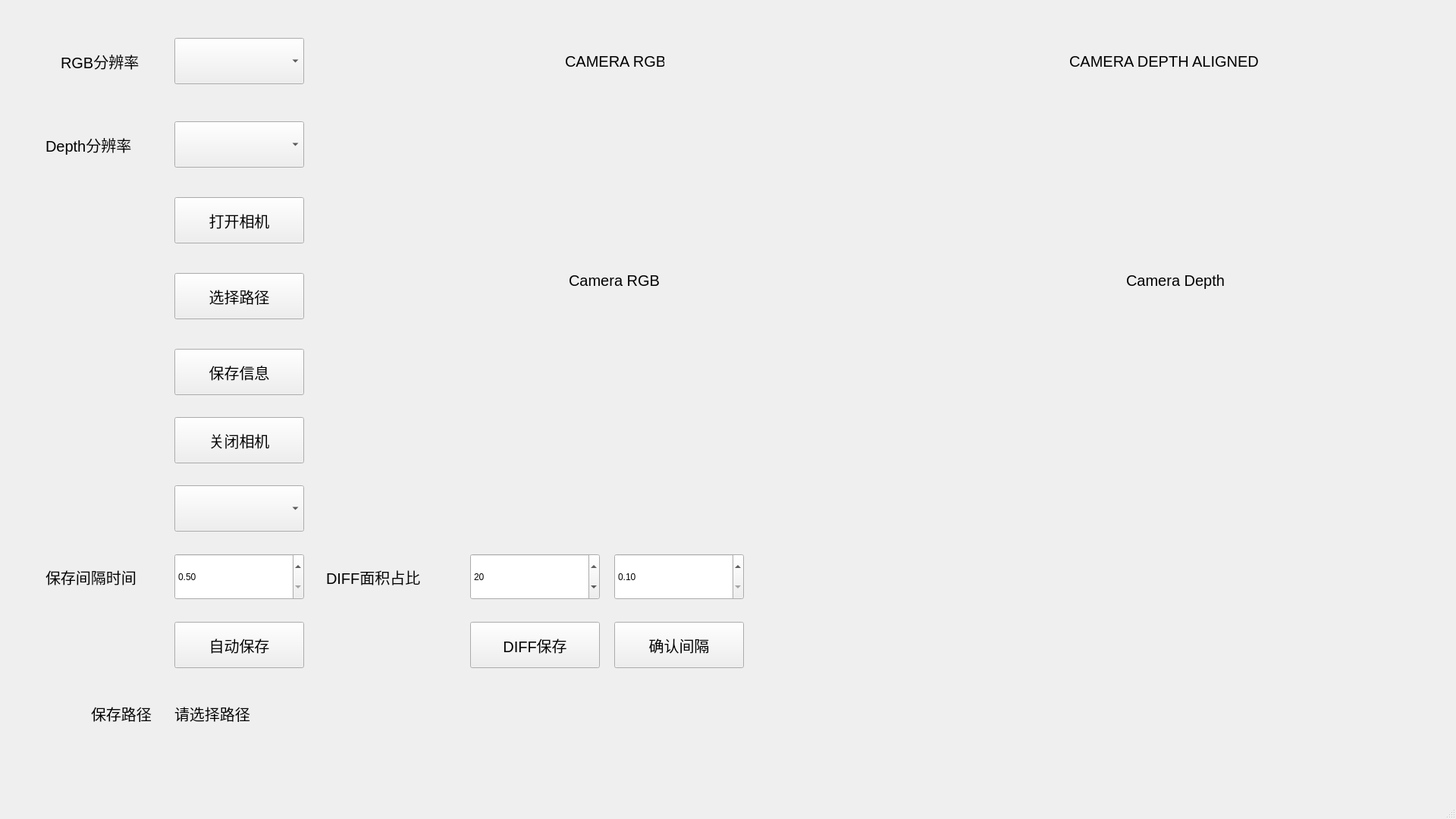
<?xml version="1.0" encoding="UTF-8"?>
<ui version="4.0">
 <class>MainWindow</class>
 <widget class="QMainWindow" name="MainWindow">
  <property name="geometry">
   <rect>
    <x>0</x>
    <y>0</y>
    <width>1920</width>
    <height>1080</height>
   </rect>
  </property>
  <property name="windowTitle">
   <string>MainWindow</string>
  </property>
  <widget class="QWidget" name="centralwidget">
   <widget class="QPushButton" name="button_open_camera">
    <property name="geometry">
     <rect>
      <x>230</x>
      <y>260</y>
      <width>171</width>
      <height>61</height>
     </rect>
    </property>
    <property name="font">
     <font>
      <pointsize>15</pointsize>
     </font>
    </property>
    <property name="text">
     <string>打开相机</string>
    </property>
   </widget>
   <widget class="QPushButton" name="button_open_camera_2">
    <property name="geometry">
     <rect>
      <x>230</x>
      <y>550</y>
      <width>171</width>
      <height>61</height>
     </rect>
    </property>
    <property name="font">
     <font>
      <pointsize>15</pointsize>
     </font>
    </property>
    <property name="text">
     <string>关闭相机</string>
    </property>
   </widget>
   <widget class="QPushButton" name="button_save_data">
    <property name="geometry">
     <rect>
      <x>230</x>
      <y>460</y>
      <width>171</width>
      <height>61</height>
     </rect>
    </property>
    <property name="font">
     <font>
      <pointsize>15</pointsize>
     </font>
    </property>
    <property name="text">
     <string>保存信息</string>
    </property>
   </widget>
   <widget class="QComboBox" name="comboBox">
    <property name="geometry">
     <rect>
      <x>230</x>
      <y>640</y>
      <width>171</width>
      <height>61</height>
     </rect>
    </property>
    <property name="font">
     <font>
      <pointsize>15</pointsize>
     </font>
    </property>
   </widget>
   <widget class="QLabel" name="label_show_camera1">
    <property name="geometry">
     <rect>
      <x>1230</x>
      <y>130</y>
      <width>640</width>
      <height>480</height>
     </rect>
    </property>
    <property name="font">
     <font>
      <pointsize>15</pointsize>
     </font>
    </property>
    <property name="text">
     <string>Camera Depth</string>
    </property>
    <property name="scaledContents">
     <bool>false</bool>
    </property>
    <property name="alignment">
     <set>Qt::AlignCenter</set>
    </property>
   </widget>
   <widget class="QLabel" name="label_show_camera">
    <property name="geometry">
     <rect>
      <x>490</x>
      <y>130</y>
      <width>640</width>
      <height>480</height>
     </rect>
    </property>
    <property name="font">
     <font>
      <pointsize>15</pointsize>
     </font>
    </property>
    <property name="text">
     <string>Camera RGB</string>
    </property>
    <property name="scaledContents">
     <bool>false</bool>
    </property>
    <property name="alignment">
     <set>Qt::AlignCenter</set>
    </property>
   </widget>
   <widget class="QLabel" name="label">
    <property name="geometry">
     <rect>
      <x>745</x>
      <y>60</y>
      <width>131</width>
      <height>41</height>
     </rect>
    </property>
    <property name="font">
     <font>
      <pointsize>15</pointsize>
     </font>
    </property>
    <property name="text">
     <string>CAMERA RGB</string>
    </property>
   </widget>
   <widget class="QLabel" name="label_2">
    <property name="geometry">
     <rect>
      <x>1410</x>
      <y>60</y>
      <width>261</width>
      <height>41</height>
     </rect>
    </property>
    <property name="font">
     <font>
      <pointsize>15</pointsize>
     </font>
    </property>
    <property name="text">
     <string>CAMERA DEPTH ALIGNED</string>
    </property>
   </widget>
   <widget class="QComboBox" name="comboBox_rgb">
    <property name="geometry">
     <rect>
      <x>230</x>
      <y>50</y>
      <width>171</width>
      <height>61</height>
     </rect>
    </property>
    <property name="font">
     <font>
      <pointsize>15</pointsize>
     </font>
    </property>
   </widget>
   <widget class="QPushButton" name="button_save_data_2">
    <property name="geometry">
     <rect>
      <x>230</x>
      <y>820</y>
      <width>171</width>
      <height>61</height>
     </rect>
    </property>
    <property name="font">
     <font>
      <pointsize>15</pointsize>
     </font>
    </property>
    <property name="text">
     <string>自动保存</string>
    </property>
   </widget>
   <widget class="QLabel" name="label_3">
    <property name="geometry">
     <rect>
      <x>60</x>
      <y>730</y>
      <width>151</width>
      <height>61</height>
     </rect>
    </property>
    <property name="font">
     <font>
      <pointsize>15</pointsize>
     </font>
    </property>
    <property name="text">
     <string>保存间隔时间</string>
    </property>
   </widget>
   <widget class="QLabel" name="label_4">
    <property name="geometry">
     <rect>
      <x>80</x>
      <y>50</y>
      <width>131</width>
      <height>61</height>
     </rect>
    </property>
    <property name="font">
     <font>
      <pointsize>15</pointsize>
     </font>
    </property>
    <property name="text">
     <string>RGB分辨率</string>
    </property>
   </widget>
   <widget class="QDoubleSpinBox" name="doubleSpinBox_savetime">
    <property name="geometry">
     <rect>
      <x>230</x>
      <y>730</y>
      <width>171</width>
      <height>61</height>
     </rect>
    </property>
    <property name="decimals">
     <number>2</number>
    </property>
    <property name="minimum">
     <double>0.500000000000000</double>
    </property>
    <property name="singleStep">
     <double>0.100000000000000</double>
    </property>
   </widget>
   <widget class="QLabel" name="label_5">
    <property name="geometry">
     <rect>
      <x>60</x>
      <y>160</y>
      <width>151</width>
      <height>61</height>
     </rect>
    </property>
    <property name="font">
     <font>
      <pointsize>15</pointsize>
     </font>
    </property>
    <property name="text">
     <string>Depth分辨率</string>
    </property>
   </widget>
   <widget class="QComboBox" name="comboBox_depth">
    <property name="geometry">
     <rect>
      <x>230</x>
      <y>160</y>
      <width>171</width>
      <height>61</height>
     </rect>
    </property>
    <property name="font">
     <font>
      <pointsize>15</pointsize>
     </font>
    </property>
   </widget>
   <widget class="QPushButton" name="button_save_data_3">
    <property name="geometry">
     <rect>
      <x>230</x>
      <y>360</y>
      <width>171</width>
      <height>61</height>
     </rect>
    </property>
    <property name="font">
     <font>
      <pointsize>15</pointsize>
     </font>
    </property>
    <property name="text">
     <string>选择路径</string>
    </property>
   </widget>
   <widget class="QLabel" name="label_7">
    <property name="geometry">
     <rect>
      <x>120</x>
      <y>910</y>
      <width>101</width>
      <height>61</height>
     </rect>
    </property>
    <property name="font">
     <font>
      <pointsize>15</pointsize>
     </font>
    </property>
    <property name="text">
     <string>保存路径</string>
    </property>
   </widget>
   <widget class="QLabel" name="label_8">
    <property name="geometry">
     <rect>
      <x>230</x>
      <y>910</y>
      <width>991</width>
      <height>61</height>
     </rect>
    </property>
    <property name="font">
     <font>
      <pointsize>15</pointsize>
     </font>
    </property>
    <property name="text">
     <string>请选择路径</string>
    </property>
   </widget>
   <widget class="QLabel" name="label_6">
    <property name="geometry">
     <rect>
      <x>430</x>
      <y>730</y>
      <width>151</width>
      <height>61</height>
     </rect>
    </property>
    <property name="font">
     <font>
      <pointsize>15</pointsize>
     </font>
    </property>
    <property name="text">
     <string>DIFF面积占比</string>
    </property>
   </widget>
   <widget class="QPushButton" name="button_save_data_4">
    <property name="geometry">
     <rect>
      <x>620</x>
      <y>820</y>
      <width>171</width>
      <height>61</height>
     </rect>
    </property>
    <property name="font">
     <font>
      <pointsize>15</pointsize>
     </font>
    </property>
    <property name="text">
     <string>DIFF保存</string>
    </property>
   </widget>
   <widget class="QSpinBox" name="spinBox">
    <property name="geometry">
     <rect>
      <x>620</x>
      <y>730</y>
      <width>171</width>
      <height>61</height>
     </rect>
    </property>
    <property name="maximum">
     <number>100</number>
    </property>
    <property name="value">
     <number>20</number>
    </property>
   </widget>
   <widget class="QDoubleSpinBox" name="doubleSpinBox_interval">
    <property name="geometry">
     <rect>
      <x>810</x>
      <y>730</y>
      <width>171</width>
      <height>61</height>
     </rect>
    </property>
    <property name="decimals">
     <number>2</number>
    </property>
    <property name="minimum">
     <double>0.100000000000000</double>
    </property>
    <property name="singleStep">
     <double>0.100000000000000</double>
    </property>
   </widget>
   <widget class="QPushButton" name="button_confirm_interval">
    <property name="geometry">
     <rect>
      <x>810</x>
      <y>820</y>
      <width>171</width>
      <height>61</height>
     </rect>
    </property>
    <property name="font">
     <font>
      <pointsize>15</pointsize>
     </font>
    </property>
    <property name="text">
     <string>确认间隔</string>
    </property>
   </widget>
  </widget>
  <widget class="QMenuBar" name="menubar">
   <property name="geometry">
    <rect>
     <x>0</x>
     <y>0</y>
     <width>1920</width>
     <height>26</height>
    </rect>
   </property>
  </widget>
  <widget class="QStatusBar" name="statusbar"/>
 </widget>
 <resources/>
 <connections/>
</ui>
